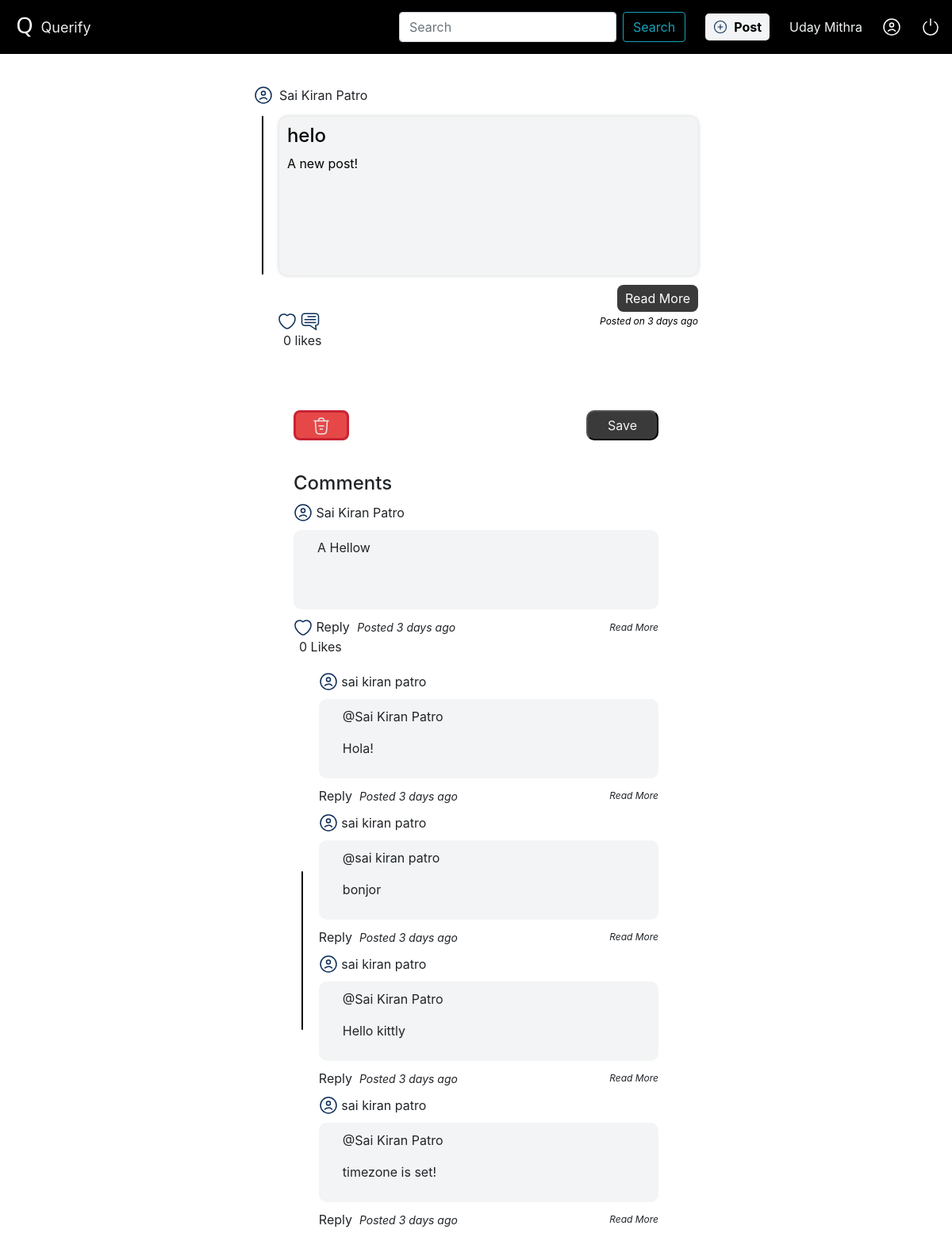
Page /comment/16 (signed in) on the committed database.
### Website/models.py (models this page shows)
class User(db.Model, UserMixin):
    id=db.Column(db.Integer, primary_key=True)
    firstName=db.Column(db.String(150))
    lastName=db.Column(db.String(150))
    emailAddress=db.Column(db.String(254),unique=True)
    password=db.Column(db.String(150))
    posts=db.relationship('Post')

class Post(db.Model):
    id=db.Column(db.Integer, primary_key=True)
    userId=db.Column(db.Integer, db.ForeignKey('user.id'))
    title=db.Column(db.String(1000))
    content=db.Column(db.Text)
    date=db.Column(db.DateTime(timezone='Australia/Perth'), default=func.date(func.now()))

class Comments(db.Model):
    id=db.Column(db.Integer, primary_key=True)
    userId = db.Column(db.Integer)
    postId=db.Column(db.Integer, db.ForeignKey('post.id'))
    content=db.Column(db.Text)
    date=db.Column(db.DateTime(timezone='Australia/Perth'), default=func.date(func.now()))

class Reply(db.Model):
    id=db.Column(db.Integer, primary_key=True)
    commentId=db.Column(db.Integer, db.ForeignKey('comments.id'))
    content=db.Column(db.Text)
    date=db.Column(db.DateTime(timezone='Australia/Perth'), default=func.date(func.now()))
    repliedBy=db.Column(db.Text)
    repliedTo=db.Column(db.Text)
    postId=db.Column(db.Integer)
    userId=db.Column(db.Integer)

### Website/views.py (the view, shortened to what this page needs)
@views.route('/comment/<string:post_id>', methods=['POST','GET'])
@login_required
def comment(post_id):
    post_id_new=''
    for i in post_id:
        if i.isdigit():
            post_id_new+=i
        else:
            break
    post_id=post_id_new
    try:
        userPostInfo,postDetails=get_user_info(post_id)
        userPostInfo[0]['postLikes']=likes_count_by_id(post_id)
        commentsInfo,commentLikedList,commentsLikedCount=get_comments_by_post_id(post_id)
        repliesInfo=get_replies_to_comments_by_post_id(post_id)
        userCommentedByList=getCommentedByList(post_id)
    except:
        print("error")
        return "Post not found.", 404
    return render_template('Comment.html',userPostInfo=userPostInfo[0],postDetails=postDetails.first(),commentsList=commentsInfo[::-1],commentedByList=userCommentedByList[::-1],lengthComments=len(userCommentedByList),commentLikedList=commentLikedList[::-1],commentsLikedCount=commentsLikedCount,repliesInfo=repliesInfo,lengthReplies=len(repliesInfo))

### Website/models.py (called while the page is built)
def get_user_id():
    return current_user.id if current_user.is_authenticated else None

### Website/views.py (called while the page is built)
def get_likes_count(all_posts):
    likesCount=[]
    for post in all_posts:
        likeCount=Likes.query.filter_by(postId=post.id).count()
        likesCount.append(likeCount)
    return likesCount

def likes_count_by_id(postId):
    likeCount=Likes.query.filter_by(postId=postId).count()
    return likeCount

def get_user_info(fetchRequest):
    all_posts=Post.query.all() if fetchRequest=='all' else Post.query.filter_by(id=fetchRequest)
    userPostInfo=[]
    likesCount=get_likes_count(all_posts)
    index=0
    for post in all_posts:
        user=User.query.filter_by(id=post.userId).first()
        user_id = get_user_id()
        record = Likes.query.filter_by(postId=post.id, userId=user_id).first()
        record = True if record else False
        userObject={'userFullName':user.firstName+" "+user.lastName,'postedDate':post.date,'postLikes':likesCount[index],'postId':post.id,'postLiked':record}
        userPostInfo.append(userObject)
        index+=1
    return [userPostInfo,all_posts]

def get_comments_by_post_id(postId):
    commentsInfo=Comments.query.filter_by(postId=postId).all()
    userId=get_user_id()
    commentLikedList=[]
    commentsLikedCount=dict()
    for comment in commentsInfo:
        commentLiked = CommentsLike.query.filter_by(commentId=comment.id, userId=userId).count()
        if commentLiked:
            commentLikedList.append(1)
        else:
            commentLikedList.append(0)
        commentLikeCount=CommentsLike.query.filter_by(commentId=comment.id).count()
        commentsLikedCount[comment.id]=commentLikeCount
    return [commentsInfo,commentLikedList,commentsLikedCount]

def get_replies_to_comments_by_post_id(postId):
    repliesInfo=dict()
    commentsList=Comments.query.filter_by(postId=postId).all()
    for comment in commentsList:
        repliesList=Reply.query.filter_by(commentId=comment.id).all()
        repliesInfo[comment.id]=repliesList if repliesList else []
    return repliesInfo

def getCommentedByList(postId):
    commentedBy=[]
    commentsList=Comments.query.filter_by(postId=postId).all()
    for comment in commentsList:
        user=User.query.filter_by(id=comment.userId).first()
        commentedBy.append(user.firstName+" "+user.lastName)
    return commentedBy

### utils.py (called while the page is built)
def get_local_timezone():
    return get_localzone()

### Website/templates/Comment.html (shortened to what this page needs)
<!DOCTYPE html>
<html lang="en">
<head>
    <link rel="stylesheet" href="{{ url_for('static', filename='Css/styles.css')}}" />
    <link rel="stylesheet" href="https://cdn.jsdelivr.net/npm/bootstrap@4.0.0/dist/css/bootstrap.min.css">
    <link href="https://cdn.jsdelivr.net/npm/quill@2.0.1/dist/quill.bubble.css" rel="stylesheet" />
</head>
<body>
    <header>
      <nav class="navContainer" >
        <div class="leftHeader">
          <img src="{{ url_for('static', filename='Images/LogoNew.png') }}" alt="Querify Logo"/>&nbsp;
          <span style="font-size: 18px;;">Querify</span>
        </div>
        <div class="rightHeader">
            <form action="/search" method="POST" class="form-inline my-2 my-lg-0">
                <input class="form-control mr-sm-2" type="search" placeholder="Search" name="search" aria-label="Search">
                <button class="btn btn-outline-info my-2 my-sm-0" type="submit">Search</button>
              </form>
          <button class="postButton" onclick="window.location.href='/post'"><img src="{{ url_for('static', filename='Images/Post.svg')}}" alt="post button"/>Post</button>
          {% if current_user.is_authenticated %}
          <a id="userName" href="/profile"> {{ current_user.firstName }}</a>
          {% endif %}
          <img src="{{ url_for('static', filename='Images/UserIcon.svg')}}" alt="User Icon"/>
          <img  class="logoutButton" alt="Logout" src="{{ url_for('static', filename='Images/Poweroff.svg')}}" onclick="window.location.href='/logout'"/>
        </div>
      </nav>
    </header>
    <div class="containerHome">
     <div class="postContainer">
        <div class="postHeader"><img src="{{ url_for('static', filename='Images/User.svg')}}" alt="user profile icon"/> <span>{{ userPostInfo['userFullName'] }}</span></div>
        <div class="postContentContainer">
          <div class="postContent">
            <h2>{{ postDetails.title }}</h2>
            {{ postDetails.content | safe }}
          </div>
        </div>
        <div class="readMore">
           <button class="read-more">Read More</button>
        </div>
        <div class="dateActionContainer">
          <div class="postActions">
            {% if userPostInfo['postLiked'] %}
            <img class="disLikesImg" alt="DislikePost" style="margin-left: 30px;" data-post-id="{{ userPostInfo['postId'] }}" src="{{ url_for('static', filename='Images/heartRed.svg')}}"/>
            <img class="likesImg hide" alt="LikePost" style="margin-left: 30px;" data-post-id="{{ userPostInfo['postId'] }}" src="{{ url_for('static', filename='Images/heartWhite.svg')}}"/>
            {% else %}
            <img class="likesImg" alt="LikePost"  style="margin-left: 30px;" data-post-id="{{ userPostInfo['postId'] }}" src="{{ url_for('static', filename='Images/heartWhite.svg')}}"/>
            {% endif %}
            <img class="commentImg" alt="CommentPost" data-post-id="{{ userPostInfo['postId'] }}" src="{{ url_for('static', filename='Images/Comment.svg')}}"/>
          </div>
          <span class="postedDate">Posted on {{ userPostInfo['postedDate'] | time_ago }}</span>
        </div>
        <p class="postLikeCount" style="margin-left: 37px;">{{ userPostInfo['postLikes'] }} likes</p>
      </div>
      <div id="addCommentContainer">
             <div class="commentActionButtons">
                <button id="discardCommentButton" onclick="window.location.href='/'" type="button"  class=""><img alt="discard" src="{{ url_for('static', filename='images/DiscardRed.svg')}}"></button>
                <button id="saveCommentButton" onclick="save()" type="button" class="">Save</button>
             </div>
      </div>
      <div class="commentContainer">
        <h2>Comments</h2>
         {% if lengthComments %}
            {% for comment in commentsList %}
            <div class="comment"  data-post-id="{{ userPostInfo['postId'] }}" data-comment-id="{{ comment.id }}">
                <div class="userCommented"><img alt="user profile icon" src="{{ url_for('static', filename='Images/User.svg')}}"/>&nbsp;<span>{{ commentedByList[loop.index-1] }}</span></div>
                <div class="commentContent">
                    {{ comment.content | safe}}
                </div>
                <div class="replyComment">
                    {% if current_user.is_authenticated %}
                    <span>
                      {% if commentLikedList[loop.index-1 ]%}
                       <img class="commentsLikesImg hide" alt="DislikePost"  data-user-id="{{ current_user.id }}" data-comment-id="{{ comment.id }}" src="{{ url_for('static', filename='Images/heartWhite.svg')}}"/>
                       <img class="commentsDisLikesImg" alt="LikePost" data-user-id="{{ current_user.id }}" data-comment-id="{{ comment.id }}" src="{{ url_for('static', filename='Images/heartRed.svg')}}"/>
                      {% else %}
                       <img class="commentsLikesImg" alt="LikePost" data-user-id="{{ current_user.id }}" data-comment-id="{{ comment.id }}" src="{{ url_for('static', filename='Images/heartWhite.svg')}}"/>
                      {% endif %}
                    <a class="replyToComment"  data-post-id="{{ userPostInfo['postId'] }}"  data-comment-id="{{ comment.id }}" data-reply-to="{{ commentedByList[loop.index-1] }}" >Reply</a>
                    <span class="commentDate"> Posted {{comment.date | time_ago}}</span></span><span class="read-more-comment">Read More</span>
                    {% endif %}
                </div>
                <div class="replyCommentLike">
                    <span>{{ commentsLikedCount[comment.id] }} Likes</span>
                </div>
            </div>
            {% if lengthReplies   %}
                {% for commentId,replylist in repliesInfo.items() %}
                     {% if commentId==comment.id %}
                      {% if replylist %}
                         <div class="repliesContainer">
                          <div class="replies">
                          {% for reply in replylist %}
                            <div class="comment"  data-post-id="{{ userPostInfo['postId'] }}" data-comment-id="{{ comment.id }}">
                                <div class="userCommented"><img src="{{ url_for('static', filename='Images/User.svg')}}" alt="user profile icon"/>&nbsp;<span>{{ reply.repliedBy }}</span></div>
                                    <div class="commentContent">
                                        <p>{{ reply.repliedTo }}</p>
                                        {{ reply.content | safe}}
                                    </div>
                                <div class="replyComment">
                                    {% if current_user.is_authenticated %}
                                    <span> <a class="replyToComment"  data-post-id="{{ userPostInfo['postId'] }}"  data-comment-id="{{ comment.id }}" data-reply-to="{{ reply.repliedBy }}" >Reply</a><span class="commentDate"> Posted {{reply.date | time_ago}}</span></span><span class="read-more-comment">Read More</span>
                                    {% endif %}
                                </div>
                            </div>
                           {% endfor %}
                        </div>
                        </div>
                      {% endif %}
                    {% endif %}
                {%endfor%}
             {% endif %}
            {% endfor %}
         {% else %}
            <span style="display: inline-block;margin-bottom: 50vh;">No comments</span>
         {% endif %}
      </div>
    </div>
</body>
</html>

### Website/static/Css/styles.css (style rules this page uses)
:root { --backgroundColor: black; --fontColor: #f2f4f5;; --font-size-base: 16px; }
body { margin: 0px; position: relative; }
header { position: sticky; top: 0px;; z-index: 3; }
#userName { color: #f2f4f5 !important; text-decoration: none !important; }
.postContent p { margin-bottom: 1px !important; color: black !important; }
#addCommentContainer,#replyFormContainer { width: 100%; max-width: 500px; padding:0px 20px 20px 20px; position: relative; }
#discardCommentButton { border-radius: 8px; background-color: #E64848; border: 3px solid #C82333; outline: none; padding: 3px 20px; cursor: pointer; }
#saveCommentButton { border-radius: 10px; background-color:#3a3a3a!important; padding: 5px 25px; color: #f2f4f5; outline: none; cursor: pointer; }
.commentsLikesImg,.commentsDisLikesImg { cursor:pointer; }
.replyCommentLike { padding-left: 7px; display: flex; justify-content: space-between; align-items: center; }
.replyToComment { cursor: pointer; }
.repliesContainer { display: flex; flex-direction: row; gap: 20px; position: relative; align-items: center; width: 100%; max-width: 500px; }
.replies { width: 100%; }
.commentContainer { width: 100%; max-width: 500px; padding-left: 20px; padding-right: 20px; }
.userCommented { display: flex; justify-content: flex-start; align-items: center; }
.commentContent { padding: 10px 30px; background: #f2f4f5; margin: 10px 0px; border-radius: 10px; height: 100px; overflow: hidden; }
.comment { margin: 10px 0px; }
.replyComment { display: flex; justify-content: space-between; align-items: center; }
.commentDate { font-style: italic; padding-left: 5px;; font-size: 14px; }
.read-more-comment { cursor: pointer; font-style: italic; font-size:12px; }
.commentActionButtons { padding-top: 20px; display: flex; justify-content: space-between; align-items: center; width: 100%; }
.leftHeader { display: flex; justify-self: center; align-items: center; }
.postButton { background:#f2f4f5; border: none; border-radius: 5px;; padding: 5px 10px; outline: none; display: flex; justify-content: center; align-items: center; color: black; font-weight: bold; gap: 8px; cursor: pointer; }
.postButton img { width:18px; }
.navContainer { background: black; padding: 15px; color:#EFECEC; display: flex; justify-content:space-between; align-items:center; }
.rightHeader { display: flex; justify-content: space-evenly; align-items: center; gap: 25px; }
.logoutButton { cursor: pointer; }
.containerHome { width: 100%; display: flex; flex-direction: column; justify-content: center; align-items: center; gap: 20px; margin-top: 20px }
.postContentContainer { display: flex; flex-direction: row; gap: 20px; position: relative; align-items: center; }
.postContainer { border: none; padding: 20px; border-radius: 10px; max-width: 600px; width: 100%; }
.postHeader { display: flex; justify-content: flex-start; align-items: center; gap: 8px; }
.postContent { margin-top: 15px; background: #f2f4f5; color: black !important; padding: 10px; border-radius: 10px; margin-left: 0px; margin-bottom: 12px; height: 200px; transition: height 0.5s ease-in-out; overflow: hidden; box-shadow: 0 0 5px rgba(0, 0, 0, 0.2); width: 100%; }
.postActions { display: flex; flex-direction: row; justify-content: flex-start; align-items: center; gap: 5px; }
.dateActionContainer { display: flex; justify-content: space-between; align-items: center; }
.postedDate { font-size: 12px; color: black; font-style: italic; }
.postActions img { width:24px; cursor: pointer; }
h2 { font-size:24px !important; }
.readMore { display: flex; flex-direction: row; justify-content: flex-end; align-items: center; }
.read-more { outline: none; border: none; padding: 5px 10px; border-radius: 8px; background: #3a3a3a; color:white; cursor: pointer; }

### rows in the picture
User: firstName "Uday Mithra"
Post: title "helo", content "A new post!", postedDate "3 days ago"
Comments: commentedByList "Sai Kiran Patro", content "A Hellow", date "3 days ago", commentsLikedCount "0"
Reply: repliedBy "sai kiran patro", repliedTo "@Sai Kiran Patro", content "Hola!", date "3 days ago"
Reply: repliedBy "sai kiran patro", repliedTo "@sai kiran patro", content "bonjor", date "3 days ago"
Reply: repliedBy "sai kiran patro", repliedTo "@Sai Kiran Patro", content "Hello kittly", date "3 days ago"
Reply: repliedBy "sai kiran patro", repliedTo "@Sai Kiran Patro", content "timezone is set!", date "3 days ago"

### other values in the picture
{{ userPostInfo['userFullName'] }} "Sai Kiran Patro"
{{ userPostInfo['postLikes'] }} "0"
